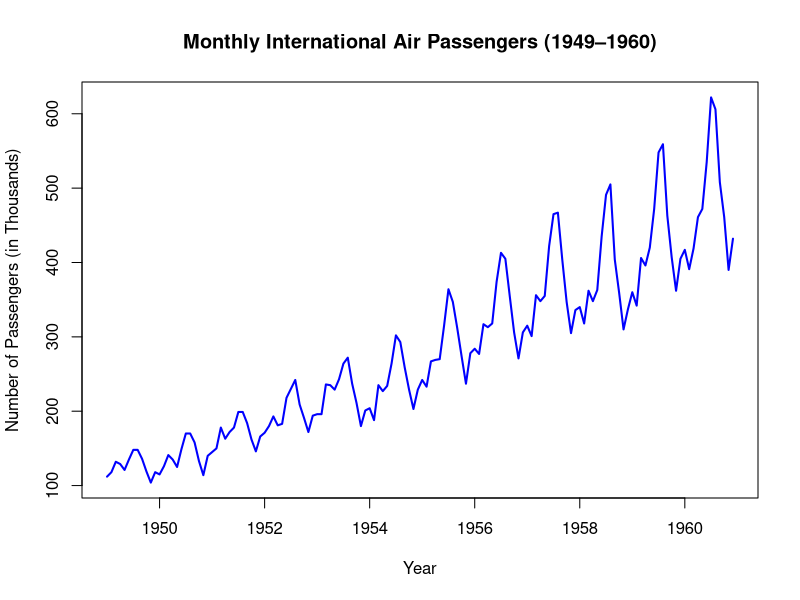

Write R code to recreate this figure.
data("AirPassengers")
print("Summary of AirPassengers dataset:")
summary(AirPassengers)
print(paste("Class of dataset:", class(AirPassengers)))
plot(AirPassengers,
 main = "Monthly International Air Passengers (1949–1960)",
 xlab = "Year",
 ylab = "Number of Passengers (in Thousands)",
 col = "blue",
 type = "l", 
 lwd = 2) 
